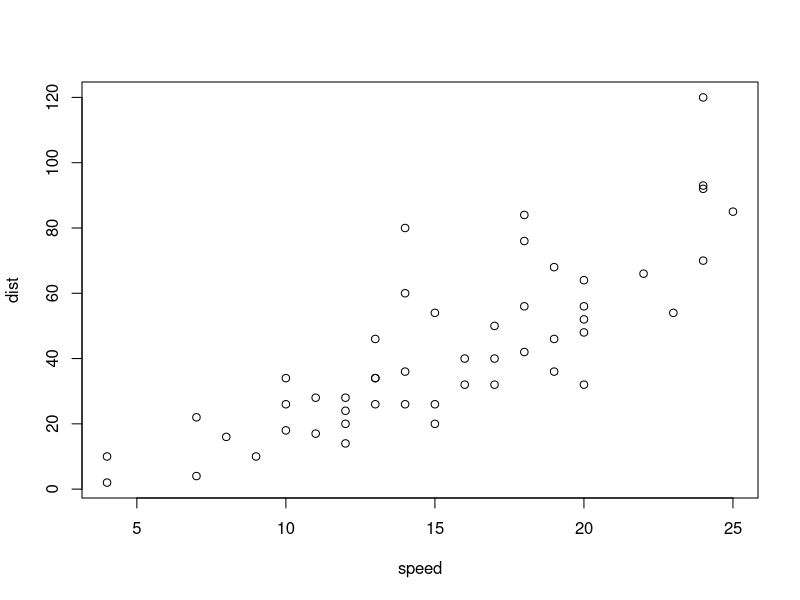
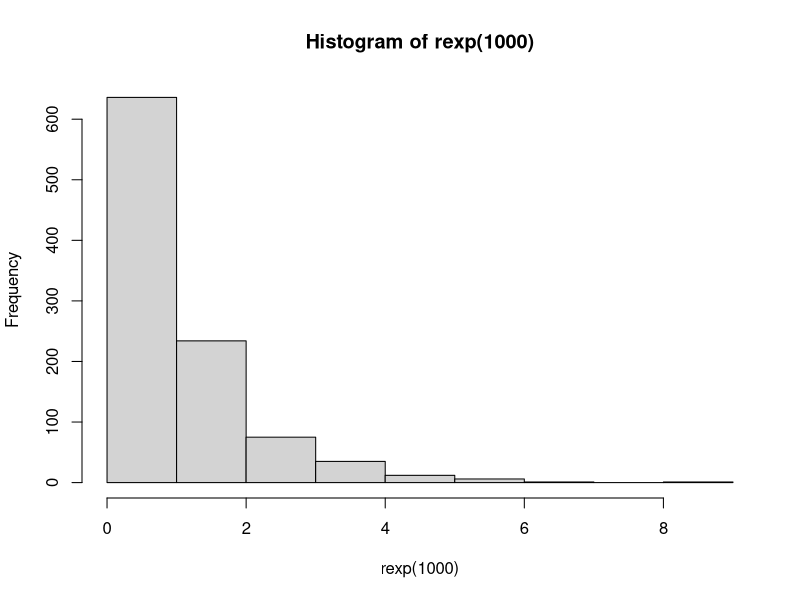
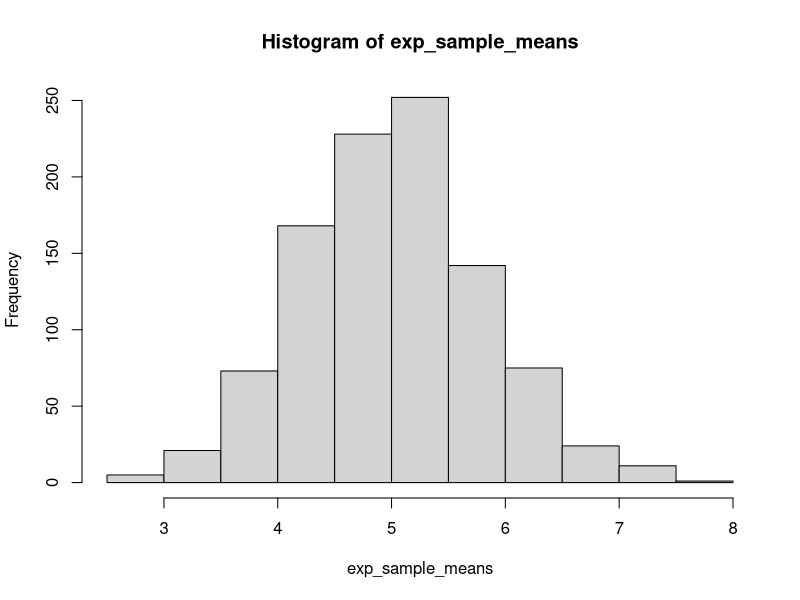

The R script that drew these images, in order: (Note: this script raises an error after producing the figures.)
## ---- chunk 1
summary(cars)
## ---- chunk 2
plot(cars)
## ---- chunk 3
knitr::opts_chunk$set(echo = TRUE)
## ---- chunk 4

library(ggplot2)

## ---- chunk 5

hist(rexp(1000))

## ---- chunk 6

exp_sample_means <- NULL

for(i in 1:1000) {
  exp_sample_means <- c(exp_sample_means, mean(rexp(40, 0.2)))
}

hist(exp_sample_means)

mean(exp_sample_means)

## ---- chunk 7

1/0.2

## ---- chunk 8

(1/(0.2^2))/40

## ---- chunk 9

var(exp_sample_means)

## ---- chunk 10
exp_sample_means_df <- as.data.frame(exp_sample_means)

ggplot(exp_sample_means_df, aes(x = exp_sample_means)) + 
  geom_histogram(binwidth = 0.4, aes(y = density)) +
  stat_function(aes(x = c(2, 8)), fun = dnorm, args = list(mean = 5, sd = sqrt(0.625))) +
  xlab('Sample mean') +
  ylab('Density') +
  ggtitle('Comparison of the sample distribution and normal')

